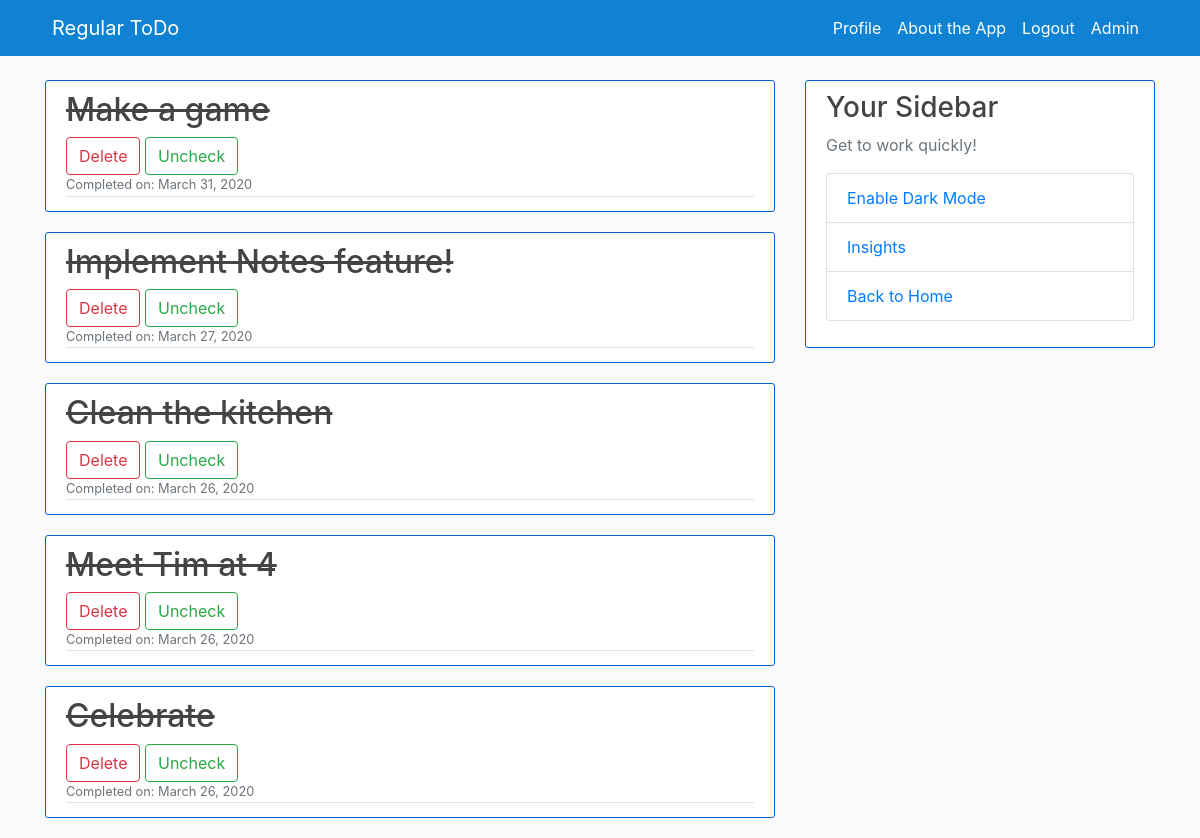
The app's page /todo/completed/ (signed in), older data.
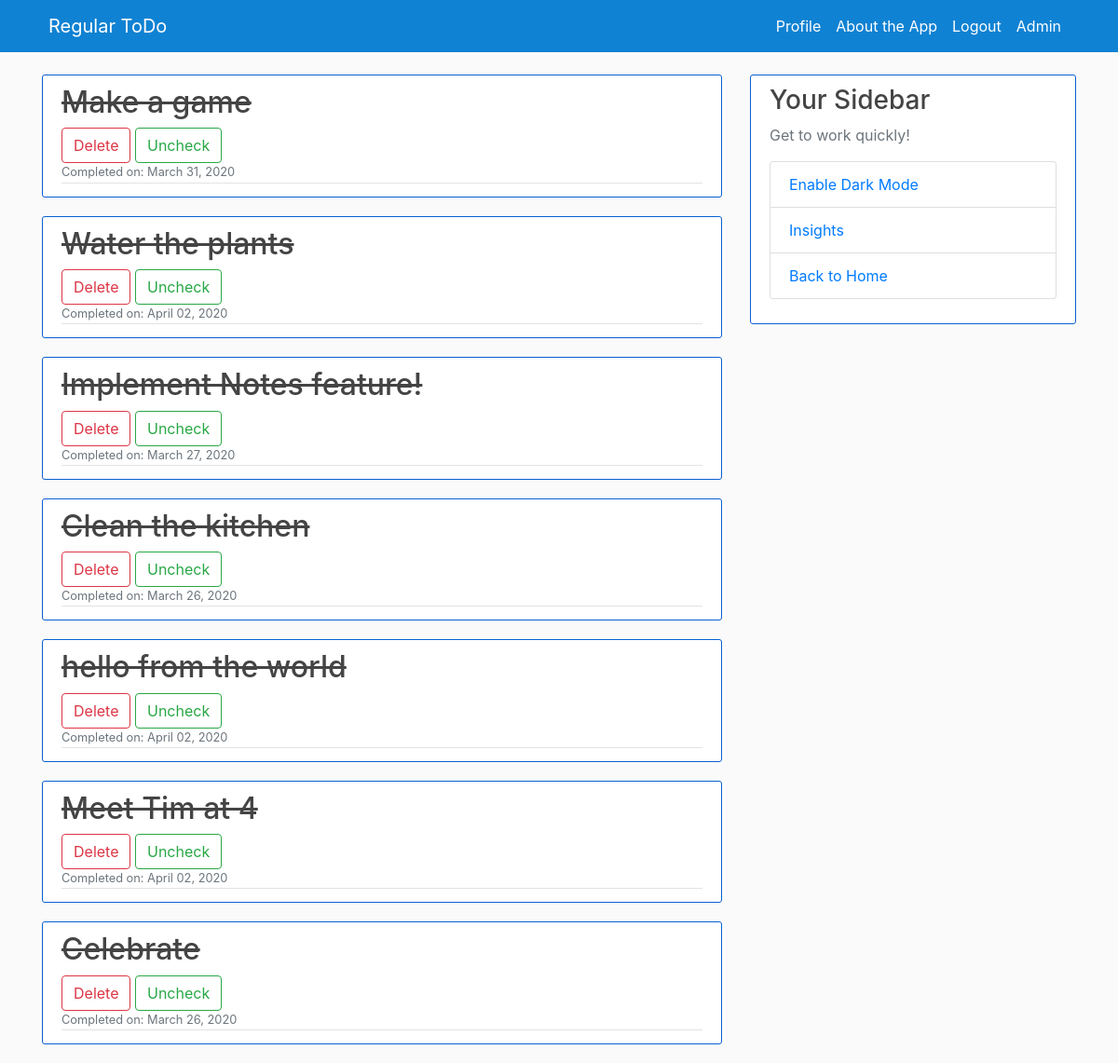
The same page, newer data.
### ToDo/models.py (models this page shows, shortened)
class ToDo(models.Model):
    title = models.CharField(max_length=100)
    date_posted = models.DateTimeField(default=timezone.now)
    creator = models.ForeignKey(User, on_delete=models.CASCADE)
    is_checked = models.BooleanField(default=False)
    due_date = models.DateTimeField(null=True, blank=True)
    due_date_color = models.CharField(max_length=100, null=True, blank=True)
    num_of_subtasks = models.IntegerField(default=0)
    date_completed = models.DateTimeField(null=True, blank=True)
    notes = models.BooleanField(default=False)
    important = models.BooleanField(default=False)

### ToDo/views.py (the view)
# urls.py: path('todo/completed/', TodoCompletedView.as_view(), name="todo-completed"),
class TodoCompletedView(ListView):
    model = ToDo
    template_name = "ToDo/completed.html"
    context_object_name = "todos"
    ordering = ["-date_posted"]

### ToDo/templates/ToDo/completed.html
{% extends "ToDo/base.html" %}
{% block content %}
{% if user.is_authenticated %}
    {% for todo in todos %}
        {% if user.username|lower == todo.creator|lower and todo.is_checked %}
            <article class="media content-section">
                <div class="media-body">
                    <h2><a class="article-title"><s>{{ todo.title }}</s></a></h2>
                    <button onclick="location.href='{% url 'todo-delete' todo.pk %}'" class="btn btn-outline-danger" type="submit">Delete</button>
                    <button onclick="location.href='{% url 'todo-uncheck' todo.pk %}'" class="btn btn-outline-success" type="submit">Uncheck</button>
                    <br>
                    {% if todo.date_completed != None %}
                        <div class="article-metadata">
                            <small class="text-muted">Completed on: {{ todo.date_completed|date:"F d, Y" }}</small>
                        </div>
                    {% endif %}
                </div>
            </article>
        {% endif %}
    {% endfor %}
{% endif %}
{% endblock content %}

Row changes from the older to the newer data that the page shows:
now on this page (row edited): ToDo: title "Water the plants", date_completed "April 02, 2020"
now on this page (row edited): ToDo: title "hello from the world", date_completed "April 02, 2020"
changed ToDo "Meet Tim at 4": date_completed "March 26, 2020" → "April 02, 2020"
